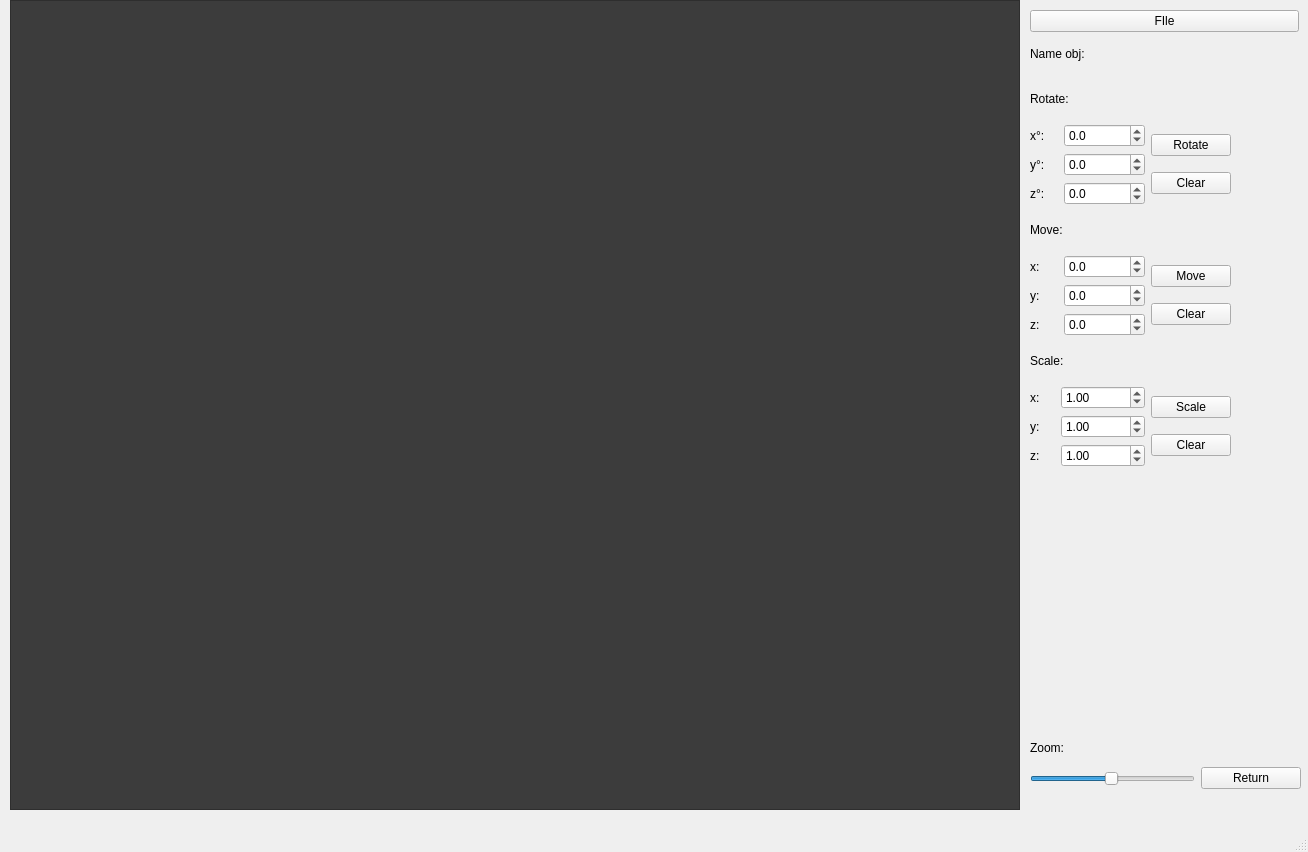
<?xml version="1.0" encoding="UTF-8"?>
<ui version="4.0">
 <class>Viewer</class>
 <widget class="QMainWindow" name="Viewer">
  <property name="geometry">
   <rect>
    <x>0</x>
    <y>0</y>
    <width>1308</width>
    <height>852</height>
   </rect>
  </property>
  <property name="windowTitle">
   <string>Viewer</string>
  </property>
  <widget class="QWidget" name="centralwidget">
   <widget class="QGraphicsView" name="graphicsView">
    <property name="geometry">
     <rect>
      <x>10</x>
      <y>0</y>
      <width>1010</width>
      <height>810</height>
     </rect>
    </property>
    <property name="styleSheet">
     <string notr="true">QGraphicsView {
	background-color: rgb(60, 60, 60);
}</string>
    </property>
   </widget>
   <widget class="QWidget" name="layoutWidget">
    <property name="geometry">
     <rect>
      <x>1030</x>
      <y>80</y>
      <width>201</width>
      <height>398</height>
     </rect>
    </property>
    <layout class="QVBoxLayout" name="verticalLayout_10">
     <item>
      <widget class="QLabel" name="label_2">
       <property name="maximumSize">
        <size>
         <width>16777215</width>
         <height>20</height>
        </size>
       </property>
       <property name="text">
        <string>Rotate:</string>
       </property>
      </widget>
     </item>
     <item>
      <layout class="QHBoxLayout" name="horizontalLayout_2">
       <item>
        <layout class="QVBoxLayout" name="verticalLayout_4">
         <item>
          <widget class="QLabel" name="label_3">
           <property name="text">
            <string>x°:</string>
           </property>
          </widget>
         </item>
         <item>
          <widget class="QLabel" name="label_4">
           <property name="text">
            <string>y°:</string>
           </property>
          </widget>
         </item>
         <item>
          <widget class="QLabel" name="label_5">
           <property name="text">
            <string>z°:</string>
           </property>
          </widget>
         </item>
        </layout>
       </item>
       <item>
        <layout class="QVBoxLayout" name="verticalLayout">
         <item>
          <widget class="QDoubleSpinBox" name="doubleSpinBox_rotateX">
           <property name="decimals">
            <number>1</number>
           </property>
           <property name="minimum">
            <double>-100000.000000000000000</double>
           </property>
           <property name="maximum">
            <double>100000.000000000000000</double>
           </property>
           <property name="singleStep">
            <double>5.000000000000000</double>
           </property>
           <property name="value">
            <double>0.000000000000000</double>
           </property>
          </widget>
         </item>
         <item>
          <widget class="QDoubleSpinBox" name="doubleSpinBox_rotateY">
           <property name="decimals">
            <number>1</number>
           </property>
           <property name="minimum">
            <double>-100000.000000000000000</double>
           </property>
           <property name="maximum">
            <double>100000.000000000000000</double>
           </property>
           <property name="singleStep">
            <double>5.000000000000000</double>
           </property>
           <property name="value">
            <double>0.000000000000000</double>
           </property>
          </widget>
         </item>
         <item>
          <widget class="QDoubleSpinBox" name="doubleSpinBox_rotateZ">
           <property name="decimals">
            <number>1</number>
           </property>
           <property name="minimum">
            <double>-100000.000000000000000</double>
           </property>
           <property name="maximum">
            <double>100000.000000000000000</double>
           </property>
           <property name="singleStep">
            <double>5.000000000000000</double>
           </property>
           <property name="value">
            <double>0.000000000000000</double>
           </property>
          </widget>
         </item>
        </layout>
       </item>
       <item>
        <layout class="QVBoxLayout" name="verticalLayout_6">
         <item>
          <widget class="QPushButton" name="pushButton_rotate">
           <property name="text">
            <string>Rotate</string>
           </property>
          </widget>
         </item>
         <item>
          <widget class="QPushButton" name="pushButton_rotateClear">
           <property name="text">
            <string>Clear</string>
           </property>
          </widget>
         </item>
        </layout>
       </item>
      </layout>
     </item>
     <item>
      <widget class="QLabel" name="label_8">
       <property name="maximumSize">
        <size>
         <width>16777215</width>
         <height>20</height>
        </size>
       </property>
       <property name="text">
        <string>Move:</string>
       </property>
      </widget>
     </item>
     <item>
      <layout class="QHBoxLayout" name="horizontalLayout">
       <item>
        <layout class="QVBoxLayout" name="verticalLayout_3">
         <item>
          <widget class="QLabel" name="label_9">
           <property name="text">
            <string>x:</string>
           </property>
          </widget>
         </item>
         <item>
          <widget class="QLabel" name="label_6">
           <property name="text">
            <string>y:</string>
           </property>
          </widget>
         </item>
         <item>
          <widget class="QLabel" name="label_7">
           <property name="text">
            <string>z:</string>
           </property>
          </widget>
         </item>
        </layout>
       </item>
       <item>
        <layout class="QVBoxLayout" name="verticalLayout_2">
         <item>
          <widget class="QDoubleSpinBox" name="doubleSpinBox_moveX">
           <property name="decimals">
            <number>1</number>
           </property>
           <property name="minimum">
            <double>-100000.000000000000000</double>
           </property>
           <property name="maximum">
            <double>100000.000000000000000</double>
           </property>
           <property name="value">
            <double>0.000000000000000</double>
           </property>
          </widget>
         </item>
         <item>
          <widget class="QDoubleSpinBox" name="doubleSpinBox_moveY">
           <property name="decimals">
            <number>1</number>
           </property>
           <property name="minimum">
            <double>-100000.000000000000000</double>
           </property>
           <property name="maximum">
            <double>100000.000000000000000</double>
           </property>
           <property name="value">
            <double>0.000000000000000</double>
           </property>
          </widget>
         </item>
         <item>
          <widget class="QDoubleSpinBox" name="doubleSpinBox_moveZ">
           <property name="decimals">
            <number>1</number>
           </property>
           <property name="minimum">
            <double>-100000.000000000000000</double>
           </property>
           <property name="maximum">
            <double>100000.000000000000000</double>
           </property>
           <property name="value">
            <double>0.000000000000000</double>
           </property>
          </widget>
         </item>
        </layout>
       </item>
       <item>
        <layout class="QVBoxLayout" name="verticalLayout_5">
         <item>
          <widget class="QPushButton" name="pushButton_move">
           <property name="text">
            <string>Move</string>
           </property>
          </widget>
         </item>
         <item>
          <widget class="QPushButton" name="pushButton_moveClear">
           <property name="text">
            <string>Clear</string>
           </property>
          </widget>
         </item>
        </layout>
       </item>
      </layout>
     </item>
     <item>
      <widget class="QLabel" name="label_14">
       <property name="maximumSize">
        <size>
         <width>100</width>
         <height>20</height>
        </size>
       </property>
       <property name="text">
        <string>Scale:</string>
       </property>
      </widget>
     </item>
     <item>
      <layout class="QHBoxLayout" name="horizontalLayout_3">
       <item>
        <layout class="QVBoxLayout" name="verticalLayout_7">
         <item>
          <widget class="QLabel" name="label_11">
           <property name="text">
            <string>x:</string>
           </property>
          </widget>
         </item>
         <item>
          <widget class="QLabel" name="label_12">
           <property name="text">
            <string>y:</string>
           </property>
          </widget>
         </item>
         <item>
          <widget class="QLabel" name="label_13">
           <property name="text">
            <string>z:</string>
           </property>
          </widget>
         </item>
        </layout>
       </item>
       <item>
        <layout class="QVBoxLayout" name="verticalLayout_8">
         <item>
          <widget class="QDoubleSpinBox" name="doubleSpinBox_scaleX">
           <property name="decimals">
            <number>2</number>
           </property>
           <property name="minimum">
            <double>0.000000000000000</double>
           </property>
           <property name="maximum">
            <double>100000.000000000000000</double>
           </property>
           <property name="value">
            <double>1.000000000000000</double>
           </property>
          </widget>
         </item>
         <item>
          <widget class="QDoubleSpinBox" name="doubleSpinBox_scaleY">
           <property name="decimals">
            <number>2</number>
           </property>
           <property name="minimum">
            <double>0.000000000000000</double>
           </property>
           <property name="maximum">
            <double>100000.000000000000000</double>
           </property>
           <property name="value">
            <double>1.000000000000000</double>
           </property>
          </widget>
         </item>
         <item>
          <widget class="QDoubleSpinBox" name="doubleSpinBox_scaleZ">
           <property name="decimals">
            <number>2</number>
           </property>
           <property name="minimum">
            <double>0.000000000000000</double>
           </property>
           <property name="maximum">
            <double>100000.000000000000000</double>
           </property>
           <property name="value">
            <double>1.000000000000000</double>
           </property>
          </widget>
         </item>
        </layout>
       </item>
       <item>
        <layout class="QVBoxLayout" name="verticalLayout_9">
         <item>
          <widget class="QPushButton" name="pushButton_scale">
           <property name="text">
            <string>Scale</string>
           </property>
          </widget>
         </item>
         <item>
          <widget class="QPushButton" name="pushButton_scaleClear">
           <property name="text">
            <string>Clear</string>
           </property>
          </widget>
         </item>
        </layout>
       </item>
      </layout>
     </item>
    </layout>
   </widget>
   <widget class="QWidget" name="layoutWidget">
    <property name="geometry">
     <rect>
      <x>1030</x>
      <y>10</y>
      <width>269</width>
      <height>60</height>
     </rect>
    </property>
    <layout class="QVBoxLayout" name="verticalLayout_11">
     <item>
      <widget class="QPushButton" name="pushButton_openfile">
       <property name="maximumSize">
        <size>
         <width>16777215</width>
         <height>16777215</height>
        </size>
       </property>
       <property name="text">
        <string>FIle</string>
       </property>
      </widget>
     </item>
     <item>
      <widget class="QLabel" name="label_name">
       <property name="minimumSize">
        <size>
         <width>200</width>
         <height>0</height>
        </size>
       </property>
       <property name="text">
        <string>Name obj:</string>
       </property>
      </widget>
     </item>
    </layout>
   </widget>
   <widget class="QWidget" name="layoutWidget">
    <property name="geometry">
     <rect>
      <x>1030</x>
      <y>760</y>
      <width>271</width>
      <height>37</height>
     </rect>
    </property>
    <layout class="QHBoxLayout" name="horizontalLayout_4">
     <item>
      <widget class="QSlider" name="horizontalSlider">
       <property name="minimum">
        <number>1</number>
       </property>
       <property name="maximum">
        <number>100</number>
       </property>
       <property name="value">
        <number>50</number>
       </property>
       <property name="orientation">
        <enum>Qt::Horizontal</enum>
       </property>
      </widget>
     </item>
     <item>
      <widget class="QPushButton" name="pushButton_return">
       <property name="minimumSize">
        <size>
         <width>100</width>
         <height>0</height>
        </size>
       </property>
       <property name="maximumSize">
        <size>
         <width>100</width>
         <height>16777215</height>
        </size>
       </property>
       <property name="text">
        <string>Return</string>
       </property>
      </widget>
     </item>
    </layout>
   </widget>
   <widget class="QLabel" name="label">
    <property name="geometry">
     <rect>
      <x>1030</x>
      <y>740</y>
      <width>58</width>
      <height>16</height>
     </rect>
    </property>
    <property name="text">
     <string>Zoom:</string>
    </property>
   </widget>
  </widget>
  <widget class="QMenuBar" name="menubar">
   <property name="geometry">
    <rect>
     <x>0</x>
     <y>0</y>
     <width>1308</width>
     <height>24</height>
    </rect>
   </property>
  </widget>
  <widget class="QStatusBar" name="statusbar"/>
 </widget>
 <resources/>
 <connections/>
</ui>
